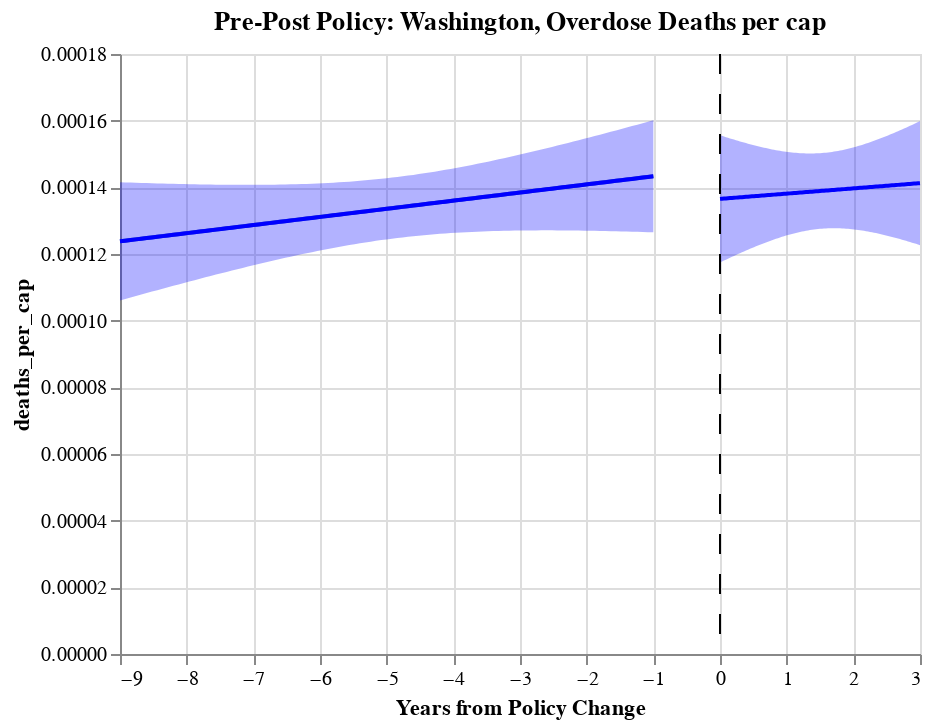

Notebook cell for this chart:
### Code cell
# washington deaths pre/post plot
before=alt.Chart(wa_death_before,title="Pre-Post Policy: Washington, Overdose Deaths per cap").encode(x="policy_years", y="deaths_per_cap")
base=before.transform_regression("policy_years","deaths_per_cap").mark_line() 

fit, before_line = get_reg_fit(
    wa_death_before, yvar="deaths_per_cap", xvar="policy_years", alpha=0.05
)
fit, after_line = get_reg_fit(
    wa_death_after, yvar="deaths_per_cap", xvar="policy_years", alpha=0.05
)

wa_chart_death=base+before_line+after_line+sep_line
wa_chart_death

### Figure 1 — Vega-Lite specification as saved in the notebook (floating-point values rounded to 4 significant figures; data arrays with more than 128 entries replaced by an {"elided": "..."} marker saying what was removed)
{"config": {"view": {"continuousWidth": 400, "continuousHeight": 300}}, "layer": [{"data": {"name": "data-3fb50098a8e23e4adcadd5117eae5367"}, "mark": "line", "encoding": {"x": {"type": "quantitative", "field": "policy_years"}, "y": {"type": "quantitative", "field": "deaths_per_cap"}}, "title": "Pre-Post Policy: Washington, Overdose Deaths per cap", "transform": [{"on": "policy_years", "regression": "deaths_per_cap"}]}, {"layer": [{"mark": {"type": "errorband", "color": "blue"}, "encoding": {"x": {"type": "quantitative", "field": "policy_years"}, "y": {"type": "quantitative", "field": "ci_low", "title": "deaths_per_cap"}, "y2": {"field": "ci_high"}}}, {"mark": {"type": "line", "color": "blue"}, "encoding": {"x": {"type": "quantitative", "axis": {"title": "Years from Policy Change"}, "field": "policy_years"}, "y": {"type": "quantitative", "axis": {"title": ""}, "field": "deaths_per_cap"}}}], "data": {"name": "data-bf64e839f62217edfd8c1b09642c70e1"}}, {"layer": [{"mark": {"type": "errorband", "color": "blue"}, "encoding": {"x": {"type": "quantitative", "field": "policy_years"}, "y": {"type": "quantitative", "field": "ci_low", "title": "deaths_per_cap"}, "y2": {"field": "ci_high"}}}, {"mark": {"type": "line", "color": "blue"}, "encoding": {"x": {"type": "quantitative", "axis": {"title": "Years from Policy Change"}, "field": "policy_years"}, "y": {"type": "quantitative", "axis": {"title": ""}, "field": "deaths_per_cap"}}}], "data": {"name": "data-549c9ec424f057d5af9d9d263e8b1845"}}, {"data": {"name": "data-1cf7c250840e3c595c11ebf7ebbb5cbe"}, "mark": {"type": "rule", "color": "black", "strokeDash": [10, 10]}, "encoding": {"x": {"type": "quantitative", "field": "a", "title": ""}}}], "$schema": "https://vega.github.io/schema/vega-lite/v4.8.1.json", "datasets": {"data-3fb50098a8e23e4adcadd5117eae5367": {"elided": "134 records"}, "data-bf64e839f62217edfd8c1b09642c70e1": [{"policy_years": -9.0, "deaths_per_cap": 0.0001238, "ci_low": 0.0001061, "ci_high": 0.0001415}, {"policy_years": -8.92, "deaths_per_cap": 0.000124, "ci_low": 0.0001065, "ci_high": 0.0001415}, {"policy_years": -8.84, "deaths_per_cap": 0.0001242, "ci_low": 0.000107, "ci_high": 0.0001414}, {"policy_years": -8.76, "deaths_per_cap": 0.0001244, "ci_low": 0.0001074, "ci_high": 0.0001414}, {"policy_years": -8.68, "deaths_per_cap": 0.0001246, "ci_low": 0.0001078, "ci_high": 0.0001413}, {"policy_years": -8.6, "deaths_per_cap": 0.0001248, "ci_low": 0.0001083, "ci_high": 0.0001413}, {"policy_years": -8.52, "deaths_per_cap": 0.000125, "ci_low": 0.0001087, "ci_high": 0.0001412}, {"policy_years": -8.44, "deaths_per_cap": 0.0001252, "ci_low": 0.0001092, "ci_high": 0.0001412}, {"policy_years": -8.36, "deaths_per_cap": 0.0001254, "ci_low": 0.0001096, "ci_high": 0.0001411}, {"policy_years": -8.28, "deaths_per_cap": 0.0001256, "ci_low": 0.00011, "ci_high": 0.0001411}, {"policy_years": -8.2, "deaths_per_cap": 0.0001258, "ci_low": 0.0001105, "ci_high": 0.0001411}, {"policy_years": -8.12, "deaths_per_cap": 0.0001259, "ci_low": 0.0001109, "ci_high": 0.000141}, {"policy_years": -8.04, "deaths_per_cap": 0.0001261, "ci_low": 0.0001113, "ci_high": 0.000141}, {"policy_years": -7.96, "deaths_per_cap": 0.0001263, "ci_low": 0.0001117, "ci_high": 0.0001409}, {"policy_years": -7.88, "deaths_per_cap": 0.0001265, "ci_low": 0.0001122, "ci_high": 0.0001409}, {"policy_years": -7.8, "deaths_per_cap": 0.0001267, "ci_low": 0.0001126, "ci_high": 0.0001409}, {"policy_years": -7.72, "deaths_per_cap": 0.0001269, "ci_low": 0.000113, "ci_high": 0.0001409}, {"policy_years": -7.64, "deaths_per_cap": 0.0001271, "ci_low": 0.0001134, "ci_high": 0.0001408}, {"policy_years": -7.56, "deaths_per_cap": 0.0001273, "ci_low": 0.0001138, "ci_high": 0.0001408}, {"policy_years": -7.48, "deaths_per_cap": 0.0001275, "ci_low": 0.0001142, "ci_high": 0.0001408}, {"policy_years": -7.4, "deaths_per_cap": 0.0001277, "ci_low": 0.0001146, "ci_high": 0.0001408}, {"policy_years": -7.32, "deaths_per_cap": 0.0001279, "ci_low": 0.000115, "ci_high": 0.0001408}, {"policy_years": -7.24, "deaths_per_cap": 0.0001281, "ci_low": 0.0001154, "ci_high": 0.0001408}, {"policy_years": -7.16, "deaths_per_cap": 0.0001283, "ci_low": 0.0001158, "ci_high": 0.0001407}, {"policy_years": -7.08, "deaths_per_cap": 0.0001285, "ci_low": 0.0001162, "ci_high": 0.0001407}, {"policy_years": -7.0, "deaths_per_cap": 0.0001287, "ci_low": 0.0001166, "ci_high": 0.0001408}, {"policy_years": -6.92, "deaths_per_cap": 0.0001289, "ci_low": 0.000117, "ci_high": 0.0001408}, {"policy_years": -6.84, "deaths_per_cap": 0.0001291, "ci_low": 0.0001174, "ci_high": 0.0001408}, {"policy_years": -6.76, "deaths_per_cap": 0.0001293, "ci_low": 0.0001177, "ci_high": 0.0001408}, {"policy_years": -6.68, "deaths_per_cap": 0.0001295, "ci_low": 0.0001181, "ci_high": 0.0001408}, {"policy_years": -6.6, "deaths_per_cap": 0.0001297, "ci_low": 0.0001185, "ci_high": 0.0001408}, {"policy_years": -6.52, "deaths_per_cap": 0.0001298, "ci_low": 0.0001188, "ci_high": 0.0001409}, {"policy_years": -6.44, "deaths_per_cap": 0.00013, "ci_low": 0.0001192, "ci_high": 0.0001409}, {"policy_years": -6.36, "deaths_per_cap": 0.0001302, "ci_low": 0.0001195, "ci_high": 0.0001409}, {"policy_years": -6.28, "deaths_per_cap": 0.0001304, "ci_low": 0.0001199, "ci_high": 0.000141}, {"policy_years": -6.2, "deaths_per_cap": 0.0001306, "ci_low": 0.0001202, "ci_high": 0.000141}, {"policy_years": -6.12, "deaths_per_cap": 0.0001308, "ci_low": 0.0001206, "ci_high": 0.0001411}, {"policy_years": -6.04, "deaths_per_cap": 0.000131, "ci_low": 0.0001209, "ci_high": 0.0001412}, {"policy_years": -5.96, "deaths_per_cap": 0.0001312, "ci_low": 0.0001212, "ci_high": 0.0001412}, {"policy_years": -5.88, "deaths_per_cap": 0.0001314, "ci_low": 0.0001215, "ci_high": 0.0001413}, {"policy_years": -5.8, "deaths_per_cap": 0.0001316, "ci_low": 0.0001218, "ci_high": 0.0001414}, {"policy_years": -5.72, "deaths_per_cap": 0.0001318, "ci_low": 0.0001221, "ci_high": 0.0001415}, {"policy_years": -5.64, "deaths_per_cap": 0.000132, "ci_low": 0.0001224, "ci_high": 0.0001416}, {"policy_years": -5.56, "deaths_per_cap": 0.0001322, "ci_low": 0.0001227, "ci_high": 0.0001417}, {"policy_years": -5.48, "deaths_per_cap": 0.0001324, "ci_low": 0.0001229, "ci_high": 0.0001418}, {"policy_years": -5.4, "deaths_per_cap": 0.0001326, "ci_low": 0.0001232, "ci_high": 0.000142}, {"policy_years": -5.32, "deaths_per_cap": 0.0001328, "ci_low": 0.0001235, "ci_high": 0.0001421}, {"policy_years": -5.24, "deaths_per_cap": 0.000133, "ci_low": 0.0001237, "ci_high": 0.0001422}, {"policy_years": -5.16, "deaths_per_cap": 0.0001332, "ci_low": 0.0001239, "ci_high": 0.0001424}, {"policy_years": -5.08, "deaths_per_cap": 0.0001334, "ci_low": 0.0001242, "ci_high": 0.0001426}, {"policy_years": -5.0, "deaths_per_cap": 0.0001336, "ci_low": 0.0001244, "ci_high": 0.0001427}, {"policy_years": -4.92, "deaths_per_cap": 0.0001338, "ci_low": 0.0001246, "ci_high": 0.0001429}, {"policy_years": -4.84, "deaths_per_cap": 0.0001339, "ci_low": 0.0001248, "ci_high": 0.0001431}, {"policy_years": -4.76, "deaths_per_cap": 0.0001341, "ci_low": 0.000125, "ci_high": 0.0001433}, {"policy_years": -4.68, "deaths_per_cap": 0.0001343, "ci_low": 0.0001252, "ci_high": 0.0001435}, {"policy_years": -4.6, "deaths_per_cap": 0.0001345, "ci_low": 0.0001253, "ci_high": 0.0001437}, {"policy_years": -4.52, "deaths_per_cap": 0.0001347, "ci_low": 0.0001255, "ci_high": 0.000144}, {"policy_years": -4.44, "deaths_per_cap": 0.0001349, "ci_low": 0.0001256, "ci_high": 0.0001442}, {"policy_years": -4.36, "deaths_per_cap": 0.0001351, "ci_low": 0.0001258, "ci_high": 0.0001444}, {"policy_years": -4.28, "deaths_per_cap": 0.0001353, "ci_low": 0.0001259, "ci_high": 0.0001447}, {"policy_years": -4.2, "deaths_per_cap": 0.0001355, "ci_low": 0.000126, "ci_high": 0.000145}, {"policy_years": -4.12, "deaths_per_cap": 0.0001357, "ci_low": 0.0001262, "ci_high": 0.0001452}, {"policy_years": -4.04, "deaths_per_cap": 0.0001359, "ci_low": 0.0001263, "ci_high": 0.0001455}, {"policy_years": -3.96, "deaths_per_cap": 0.0001361, "ci_low": 0.0001264, "ci_high": 0.0001458}, {"policy_years": -3.88, "deaths_per_cap": 0.0001363, "ci_low": 0.0001265, "ci_high": 0.0001461}, {"policy_years": -3.8, "deaths_per_cap": 0.0001365, "ci_low": 0.0001266, "ci_high": 0.0001464}, {"policy_years": -3.72, "deaths_per_cap": 0.0001367, "ci_low": 0.0001266, "ci_high": 0.0001467}, {"policy_years": -3.64, "deaths_per_cap": 0.0001369, "ci_low": 0.0001267, "ci_high": 0.000147}, {"policy_years": -3.56, "deaths_per_cap": 0.0001371, "ci_low": 0.0001268, "ci_high": 0.0001474}, {"policy_years": -3.48, "deaths_per_cap": 0.0001373, "ci_low": 0.0001268, "ci_high": 0.0001477}, {"policy_years": -3.4, "deaths_per_cap": 0.0001375, "ci_low": 0.0001269, "ci_high": 0.000148}, {"policy_years": -3.32, "deaths_per_cap": 0.0001377, "ci_low": 0.0001269, "ci_high": 0.0001484}, {"policy_years": -3.24, "deaths_per_cap": 0.0001378, "ci_low": 0.000127, "ci_high": 0.0001487}, {"policy_years": -3.16, "deaths_per_cap": 0.000138, "ci_low": 0.000127, "ci_high": 0.0001491}, {"policy_years": -3.08, "deaths_per_cap": 0.0001382, "ci_low": 0.000127, "ci_high": 0.0001495}, {"policy_years": -3.0, "deaths_per_cap": 0.0001384, "ci_low": 0.000127, "ci_high": 0.0001498}, {"policy_years": -2.92, "deaths_per_cap": 0.0001386, "ci_low": 0.0001271, "ci_high": 0.0001502}, {"policy_years": -2.84, "deaths_per_cap": 0.0001388, "ci_low": 0.0001271, "ci_high": 0.0001506}, {"policy_years": -2.76, "deaths_per_cap": 0.000139, "ci_low": 0.0001271, "ci_high": 0.000151}, {"policy_years": -2.68, "deaths_per_cap": 0.0001392, "ci_low": 0.0001271, "ci_high": 0.0001513}, {"policy_years": -2.6, "deaths_per_cap": 0.0001394, "ci_low": 0.0001271, "ci_high": 0.0001517}, {"policy_years": -2.52, "deaths_per_cap": 0.0001396, "ci_low": 0.0001271, "ci_high": 0.0001521}, {"policy_years": -2.44, "deaths_per_cap": 0.0001398, "ci_low": 0.0001271, "ci_high": 0.0001525}, {"policy_years": -2.36, "deaths_per_cap": 0.00014, "ci_low": 0.0001271, "ci_high": 0.0001529}, {"policy_years": -2.28, "deaths_per_cap": 0.0001402, "ci_low": 0.0001271, "ci_high": 0.0001533}, {"policy_years": -2.2, "deaths_per_cap": 0.0001404, "ci_low": 0.000127, "ci_high": 0.0001537}, {"policy_years": -2.12, "deaths_per_cap": 0.0001406, "ci_low": 0.000127, "ci_high": 0.0001541}, {"policy_years": -2.04, "deaths_per_cap": 0.0001408, "ci_low": 0.000127, "ci_high": 0.0001545}, {"policy_years": -1.96, "deaths_per_cap": 0.000141, "ci_low": 0.000127, "ci_high": 0.000155}, {"policy_years": -1.88, "deaths_per_cap": 0.0001412, "ci_low": 0.000127, "ci_high": 0.0001554}, {"policy_years": -1.8, "deaths_per_cap": 0.0001414, "ci_low": 0.0001269, "ci_high": 0.0001558}, {"policy_years": -1.72, "deaths_per_cap": 0.0001416, "ci_low": 0.0001269, "ci_high": 0.0001562}, {"policy_years": -1.64, "deaths_per_cap": 0.0001418, "ci_low": 0.0001269, "ci_high": 0.0001566}, {"policy_years": -1.56, "deaths_per_cap": 0.0001419, "ci_low": 0.0001268, "ci_high": 0.0001571}, {"policy_years": -1.48, "deaths_per_cap": 0.0001421, "ci_low": 0.0001268, "ci_high": 0.0001575}, {"policy_years": -1.4, "deaths_per_cap": 0.0001423, "ci_low": 0.0001267, "ci_high": 0.0001579}, {"policy_years": -1.32, "deaths_per_cap": 0.0001425, "ci_low": 0.0001267, "ci_high": 0.0001584}, {"policy_years": -1.24, "deaths_per_cap": 0.0001427, "ci_low": 0.0001266, "ci_high": 0.0001588}, {"policy_years": -1.16, "deaths_per_cap": 0.0001429, "ci_low": 0.0001266, "ci_high": 0.0001592}, {"policy_years": -1.08, "deaths_per_cap": 0.0001431, "ci_low": 0.0001266, "ci_high": 0.0001597}, {"policy_years": -1.0, "deaths_per_cap": 0.0001433, "ci_low": 0.0001265, "ci_high": 0.0001601}], "data-549c9ec424f057d5af9d9d263e8b1845": [{"policy_years": 0.0, "deaths_per_cap": 0.0001365, "ci_low": 0.0001174, "ci_high": 0.0001556}, {"policy_years": 0.03, "deaths_per_cap": 0.0001366, "ci_low": 0.0001177, "ci_high": 0.0001554}, {"policy_years": 0.06, "deaths_per_cap": 0.0001366, "ci_low": 0.000118, "ci_high": 0.0001552}, {"policy_years": 0.09, "deaths_per_cap": 0.0001367, "ci_low": 0.0001183, "ci_high": 0.0001551}, {"policy_years": 0.12, "deaths_per_cap": 0.0001367, "ci_low": 0.0001186, "ci_high": 0.0001549}, {"policy_years": 0.15, "deaths_per_cap": 0.0001368, "ci_low": 0.0001189, "ci_high": 0.0001547}, {"policy_years": 0.18, "deaths_per_cap": 0.0001368, "ci_low": 0.0001191, "ci_high": 0.0001545}, {"policy_years": 0.21, "deaths_per_cap": 0.0001369, "ci_low": 0.0001194, "ci_high": 0.0001543}, {"policy_years": 0.24, "deaths_per_cap": 0.0001369, "ci_low": 0.0001197, "ci_high": 0.0001541}, {"policy_years": 0.27, "deaths_per_cap": 0.000137, "ci_low": 0.00012, "ci_high": 0.000154}, {"policy_years": 0.3, "deaths_per_cap": 0.000137, "ci_low": 0.0001202, "ci_high": 0.0001538}, {"policy_years": 0.33, "deaths_per_cap": 0.0001371, "ci_low": 0.0001205, "ci_high": 0.0001536}, {"policy_years": 0.36, "deaths_per_cap": 0.0001371, "ci_low": 0.0001208, "ci_high": 0.0001534}, {"policy_years": 0.39, "deaths_per_cap": 0.0001371, "ci_low": 0.000121, "ci_high": 0.0001533}, {"policy_years": 0.42, "deaths_per_cap": 0.0001372, "ci_low": 0.0001213, "ci_high": 0.0001531}, {"policy_years": 0.45, "deaths_per_cap": 0.0001372, "ci_low": 0.0001215, "ci_high": 0.0001529}, {"policy_years": 0.48, "deaths_per_cap": 0.0001373, "ci_low": 0.0001218, "ci_high": 0.0001528}, {"policy_years": 0.51, "deaths_per_cap": 0.0001373, "ci_low": 0.000122, "ci_high": 0.0001526}, {"policy_years": 0.54, "deaths_per_cap": 0.0001374, "ci_low": 0.0001223, "ci_high": 0.0001525}, {"policy_years": 0.57, "deaths_per_cap": 0.0001374, "ci_low": 0.0001225, "ci_high": 0.0001523}, {"policy_years": 0.6, "deaths_per_cap": 0.0001375, "ci_low": 0.0001228, "ci_high": 0.0001522}, {"policy_years": 0.63, "deaths_per_cap": 0.0001375, "ci_low": 0.000123, "ci_high": 0.000152}, {"policy_years": 0.66, "deaths_per_cap": 0.0001376, "ci_low": 0.0001233, "ci_high": 0.0001519}, {"policy_years": 0.69, "deaths_per_cap": 0.0001376, "ci_low": 0.0001235, "ci_high": 0.0001518}, {"policy_years": 0.72, "deaths_per_cap": 0.0001377, "ci_low": 0.0001237, "ci_high": 0.0001516}, {"policy_years": 0.75, "deaths_per_cap": 0.0001377, "ci_low": 0.0001239, "ci_high": 0.0001515}, {"policy_years": 0.78, "deaths_per_cap": 0.0001378, "ci_low": 0.0001241, "ci_high": 0.0001514}, {"policy_years": 0.81, "deaths_per_cap": 0.0001378, "ci_low": 0.0001244, "ci_high": 0.0001513}, {"policy_years": 0.84, "deaths_per_cap": 0.0001379, "ci_low": 0.0001246, "ci_high": 0.0001512}, {"policy_years": 0.87, "deaths_per_cap": 0.0001379, "ci_low": 0.0001248, "ci_high": 0.0001511}, {"policy_years": 0.9, "deaths_per_cap": 0.000138, "ci_low": 0.000125, "ci_high": 0.0001509}, {"policy_years": 0.93, "deaths_per_cap": 0.000138, "ci_low": 0.0001251, "ci_high": 0.0001509}, {"policy_years": 0.96, "deaths_per_cap": 0.000138, "ci_low": 0.0001253, "ci_high": 0.0001508}, {"policy_years": 0.99, "deaths_per_cap": 0.0001381, "ci_low": 0.0001255, "ci_high": 0.0001507}, {"policy_years": 1.02, "deaths_per_cap": 0.0001381, "ci_low": 0.0001257, "ci_high": 0.0001506}, {"policy_years": 1.05, "deaths_per_cap": 0.0001382, "ci_low": 0.0001259, "ci_high": 0.0001505}, {"policy_years": 1.08, "deaths_per_cap": 0.0001382, "ci_low": 0.000126, "ci_high": 0.0001505}, {"policy_years": 1.11, "deaths_per_cap": 0.0001383, "ci_low": 0.0001262, "ci_high": 0.0001504}, {"policy_years": 1.14, "deaths_per_cap": 0.0001383, "ci_low": 0.0001263, "ci_high": 0.0001503}, {"policy_years": 1.17, "deaths_per_cap": 0.0001384, "ci_low": 0.0001265, "ci_high": 0.0001503}, {"policy_years": 1.2, "deaths_per_cap": 0.0001384, "ci_low": 0.0001266, "ci_high": 0.0001503}, {"policy_years": 1.23, "deaths_per_cap": 0.0001385, "ci_low": 0.0001267, "ci_high": 0.0001502}, {"policy_years": 1.26, "deaths_per_cap": 0.0001385, "ci_low": 0.0001268, "ci_high": 0.0001502}, {"policy_years": 1.29, "deaths_per_cap": 0.0001386, "ci_low": 0.000127, "ci_high": 0.0001502}, {"policy_years": 1.32, "deaths_per_cap": 0.0001386, "ci_low": 0.0001271, "ci_high": 0.0001502}, {"policy_years": 1.35, "deaths_per_cap": 0.0001387, "ci_low": 0.0001272, "ci_high": 0.0001502}, {"policy_years": 1.38, "deaths_per_cap": 0.0001387, "ci_low": 0.0001273, "ci_high": 0.0001502}, {"policy_years": 1.41, "deaths_per_cap": 0.0001388, "ci_low": 0.0001273, "ci_high": 0.0001502}, {"policy_years": 1.44, "deaths_per_cap": 0.0001388, "ci_low": 0.0001274, "ci_high": 0.0001502}, {"policy_years": 1.47, "deaths_per_cap": 0.0001388, "ci_low": 0.0001275, "ci_high": 0.0001502}, {"policy_years": 1.5, "deaths_per_cap": 0.0001389, "ci_low": 0.0001275, "ci_high": 0.0001503}, {"policy_years": 1.53, "deaths_per_cap": 0.0001389, "ci_low": 0.0001276, "ci_high": 0.0001503}, {"policy_years": 1.56, "deaths_per_cap": 0.000139, "ci_low": 0.0001276, "ci_high": 0.0001503}, {"policy_years": 1.59, "deaths_per_cap": 0.000139, "ci_low": 0.0001277, "ci_high": 0.0001504}, {"policy_years": 1.62, "deaths_per_cap": 0.0001391, "ci_low": 0.0001277, "ci_high": 0.0001505}, {"policy_years": 1.65, "deaths_per_cap": 0.0001391, "ci_low": 0.0001277, "ci_high": 0.0001505}, {"policy_years": 1.68, "deaths_per_cap": 0.0001392, "ci_low": 0.0001277, "ci_high": 0.0001506}, {"policy_years": 1.71, "deaths_per_cap": 0.0001392, "ci_low": 0.0001277, "ci_high": 0.0001507}, {"policy_years": 1.74, "deaths_per_cap": 0.0001393, "ci_low": 0.0001277, "ci_high": 0.0001508}, {"policy_years": 1.77, "deaths_per_cap": 0.0001393, "ci_low": 0.0001277, "ci_high": 0.0001509}, {"policy_years": 1.8, "deaths_per_cap": 0.0001394, "ci_low": 0.0001277, "ci_high": 0.000151}, {"policy_years": 1.83, "deaths_per_cap": 0.0001394, "ci_low": 0.0001277, "ci_high": 0.0001512}, {"policy_years": 1.86, "deaths_per_cap": 0.0001395, "ci_low": 0.0001276, "ci_high": 0.0001513}, {"policy_years": 1.89, "deaths_per_cap": 0.0001395, "ci_low": 0.0001276, "ci_high": 0.0001514}, {"policy_years": 1.92, "deaths_per_cap": 0.0001396, "ci_low": 0.0001276, "ci_high": 0.0001516}, {"policy_years": 1.95, "deaths_per_cap": 0.0001396, "ci_low": 0.0001275, "ci_high": 0.0001517}, {"policy_years": 1.98, "deaths_per_cap": 0.0001397, "ci_low": 0.0001274, "ci_high": 0.0001519}, {"policy_years": 2.01, "deaths_per_cap": 0.0001397, "ci_low": 0.0001274, "ci_high": 0.000152}, {"policy_years": 2.04, "deaths_per_cap": 0.0001397, "ci_low": 0.0001273, "ci_high": 0.0001522}, {"policy_years": 2.07, "deaths_per_cap": 0.0001398, "ci_low": 0.0001272, "ci_high": 0.0001524}, {"policy_years": 2.1, "deaths_per_cap": 0.0001398, "ci_low": 0.0001271, "ci_high": 0.0001525}, {"policy_years": 2.13, "deaths_per_cap": 0.0001399, "ci_low": 0.000127, "ci_high": 0.0001527}, {"policy_years": 2.16, "deaths_per_cap": 0.0001399, "ci_low": 0.000127, "ci_high": 0.0001529}, {"policy_years": 2.19, "deaths_per_cap": 0.00014, "ci_low": 0.0001268, "ci_high": 0.0001531}, {"policy_years": 2.22, "deaths_per_cap": 0.00014, "ci_low": 0.0001267, "ci_high": 0.0001533}, {"policy_years": 2.25, "deaths_per_cap": 0.0001401, "ci_low": 0.0001266, "ci_high": 0.0001535}, {"policy_years": 2.28, "deaths_per_cap": 0.0001401, "ci_low": 0.0001265, "ci_high": 0.0001537}, {"policy_years": 2.31, "deaths_per_cap": 0.0001402, "ci_low": 0.0001264, "ci_high": 0.0001539}, {"policy_years": 2.34, "deaths_per_cap": 0.0001402, "ci_low": 0.0001263, "ci_high": 0.0001542}, {"policy_years": 2.37, "deaths_per_cap": 0.0001403, "ci_low": 0.0001261, "ci_high": 0.0001544}, {"policy_years": 2.4, "deaths_per_cap": 0.0001403, "ci_low": 0.000126, "ci_high": 0.0001546}, {"policy_years": 2.43, "deaths_per_cap": 0.0001404, "ci_low": 0.0001259, "ci_high": 0.0001549}, {"policy_years": 2.46, "deaths_per_cap": 0.0001404, "ci_low": 0.0001257, "ci_high": 0.0001551}, {"policy_years": 2.49, "deaths_per_cap": 0.0001405, "ci_low": 0.0001256, "ci_high": 0.0001553}, {"policy_years": 2.52, "deaths_per_cap": 0.0001405, "ci_low": 0.0001254, "ci_high": 0.0001556}, {"policy_years": 2.55, "deaths_per_cap": 0.0001405, "ci_low": 0.0001253, "ci_high": 0.0001558}, {"policy_years": 2.58, "deaths_per_cap": 0.0001406, "ci_low": 0.0001251, "ci_high": 0.0001561}, {"policy_years": 2.61, "deaths_per_cap": 0.0001406, "ci_low": 0.000125, "ci_high": 0.0001563}, {"policy_years": 2.64, "deaths_per_cap": 0.0001407, "ci_low": 0.0001248, "ci_high": 0.0001566}, {"policy_years": 2.67, "deaths_per_cap": 0.0001407, "ci_low": 0.0001246, "ci_high": 0.0001568}, {"policy_years": 2.7, "deaths_per_cap": 0.0001408, "ci_low": 0.0001245, "ci_high": 0.0001571}, {"policy_years": 2.73, "deaths_per_cap": 0.0001408, "ci_low": 0.0001243, "ci_high": 0.0001574}, {"policy_years": 2.76, "deaths_per_cap": 0.0001409, "ci_low": 0.0001241, "ci_high": 0.0001576}, {"policy_years": 2.79, "deaths_per_cap": 0.0001409, "ci_low": 0.0001239, "ci_high": 0.0001579}, {"policy_years": 2.82, "deaths_per_cap": 0.000141, "ci_low": 0.0001238, "ci_high": 0.0001582}, {"policy_years": 2.85, "deaths_per_cap": 0.000141, "ci_low": 0.0001236, "ci_high": 0.0001585}, {"policy_years": 2.88, "deaths_per_cap": 0.0001411, "ci_low": 0.0001234, "ci_high": 0.0001587}, {"policy_years": 2.91, "deaths_per_cap": 0.0001411, "ci_low": 0.0001232, "ci_high": 0.000159}, {"policy_years": 2.94, "deaths_per_cap": 0.0001412, "ci_low": 0.000123, "ci_high": 0.0001593}, {"policy_years": 2.97, "deaths_per_cap": 0.0001412, "ci_low": 0.0001229, "ci_high": 0.0001596}, {"policy_years": 3.0, "deaths_per_cap": 0.0001413, "ci_low": 0.0001227, "ci_high": 0.0001599}], "data-1cf7c250840e3c595c11ebf7ebbb5cbe": [{"a": 0}]}}
